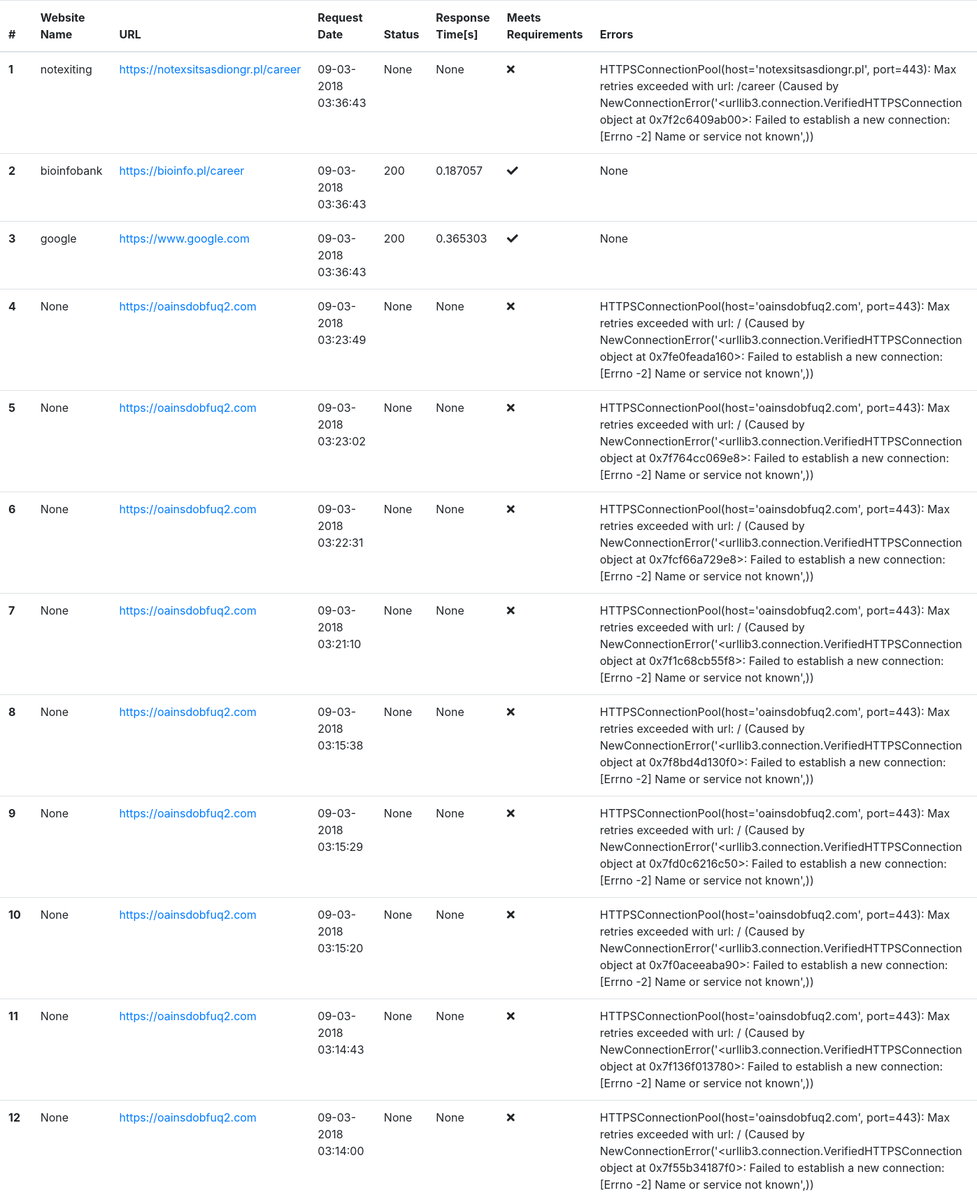
The page / (upper part) on the database its author committed.
### tables this page shows
CREATE TABLE "website_checks" (
	`id`	INTEGER,
	`webname`	TEXT,
	`url`	TEXT,
	`request_time`	REAL,
	`status`	INTEGER,
	`response_time`	REAL,
	`requirements`	INTEGER,
	`error`	TEXT,
	PRIMARY KEY(id)
);

### web_app/app.py (the view)
@app.route('/', methods=['GET'])
def index():
    records = db_utils.get_all_records()
    records = sorted(records, key=lambda x: datetime.strptime(
        x[3], "%d-%m-%Y %H:%M:%S"), reverse=True)
    return render_template('index.html', records=records)

### website_monitor/db_utils.py (called while the page is built)
def get_connection():
    conn, cur = None, None
    path = os.path.join(os.path.dirname(os.path.abspath(__file__)), DB_NAME)
    try:
        conn = sqlite3.connect(path)
    except Exception as e:
        print("Error while making connection with DB: {}".format(e))
    if conn is not None:
        cur = conn.cursor()
    return (conn, cur)

def get_all_records():
    conn, cur = get_connection()
    try:
        cur.execute('''SELECT * FROM website_checks''')
        records = cur.fetchall()
    except Exception as e:
        print("Error while getting all records: {}".format(e))
    finally:
        conn.close()
    return records

### web_app/templates/index.html (shortened to what this page needs)
<!DOCTYPE html>
<html lang="en">
<head>
    <link rel="stylesheet" href="https://maxcdn.bootstrapcdn.com/bootstrap/4.0.0/css/bootstrap.min.css">
    <link href="https://use.fontawesome.com/releases/v5.0.8/css/all.css" rel="stylesheet">
</head>
<body>
<table class="table table-hover">
  <thead>
    <tr>
      <th scope="col">#</th>
      <th scope="col">Website Name</th>
      <th scope="col">URL</th>
      <th scope="col">Request Date</th>
      <th scope="col">Status</th>
      <th scope="col">Response Time[s]</th>
      <th scope="col">Meets Requirements</th>
      <th scope="col">Errors</th>
    </tr>
  </thead>
  <tbody>
      {% for record in records %}
        <tr>
          <th scope="row">{{ loop.index }}</th>
          <td>{{ record[1] }}</td>
          <td><a href="{{record[2]}}">{{ record[2] }}</a></td>
          <td>{{ record[3] }}</td>
          <td>{{ record[4] }}</td>
          <td>{{ record[5] }}</td>
          <td>{% if record[6] %}<i class="fas fa-check"></i> {% else %}<i class="fas fa-times"></i>{% endif %}</td>
          <td>{{ record[7] }}</td>
        </tr>
      {% endfor %}
  </tbody>
</table>
</body>
</html>

### rows shown on the page
website_checks: webname "notexiting", url "https://notexsitsasdiongr.pl/career", request_time "09-03-2018 03:36:43", record "None", error "HTTPSConnectionPool(host='notexsitsasdiongr.pl', port=443): Max retries exceeded with url: /career (Caused by NewConnectionError('<urllib3.connection.VerifiedHTTPSConnection object at 0x7f2c6409ab00>: Failed to establish a new connection: [Errno -2] Name or service not known',))"
website_checks: webname "bioinfobank", url "https://bioinfo.pl/career", request_time "09-03-2018 03:36:43", status "200", response_time "0.187057", requirements 1 (drawn), record "None"
website_checks: webname "google", url "https://www.google.com", request_time "09-03-2018 03:36:43", status "200", response_time "0.365303", requirements 1 (drawn), record "None"
website_checks: record "None", url "https://oainsdobfuq2.com", request_time "09-03-2018 03:23:49", error "HTTPSConnectionPool(host='oainsdobfuq2.com', port=443): Max retries exceeded with url: / (Caused by NewConnectionError('<urllib3.connection.VerifiedHTTPSConnection object at 0x7fe0feada160>: Failed to establish a new connection: [Errno -2] Name or service not known',))"
website_checks: record "None", url "https://oainsdobfuq2.com", request_time "09-03-2018 03:23:02", error "HTTPSConnectionPool(host='oainsdobfuq2.com', port=443): Max retries exceeded with url: / (Caused by NewConnectionError('<urllib3.connection.VerifiedHTTPSConnection object at 0x7f764cc069e8>: Failed to establish a new connection: [Errno -2] Name or service not known',))"
website_checks: record "None", url "https://oainsdobfuq2.com", request_time "09-03-2018 03:22:31", error "HTTPSConnectionPool(host='oainsdobfuq2.com', port=443): Max retries exceeded with url: / (Caused by NewConnectionError('<urllib3.connection.VerifiedHTTPSConnection object at 0x7fcf66a729e8>: Failed to establish a new connection: [Errno -2] Name or service not known',))"
website_checks: record "None", url "https://oainsdobfuq2.com", request_time "09-03-2018 03:21:10", error "HTTPSConnectionPool(host='oainsdobfuq2.com', port=443): Max retries exceeded with url: / (Caused by NewConnectionError('<urllib3.connection.VerifiedHTTPSConnection object at 0x7f1c68cb55f8>: Failed to establish a new connection: [Errno -2] Name or service not known',))"
website_checks: record "None", url "https://oainsdobfuq2.com", request_time "09-03-2018 03:15:38", error "HTTPSConnectionPool(host='oainsdobfuq2.com', port=443): Max retries exceeded with url: / (Caused by NewConnectionError('<urllib3.connection.VerifiedHTTPSConnection object at 0x7f8bd4d130f0>: Failed to establish a new connection: [Errno -2] Name or service not known',))"
website_checks: record "None", url "https://oainsdobfuq2.com", request_time "09-03-2018 03:15:29", error "HTTPSConnectionPool(host='oainsdobfuq2.com', port=443): Max retries exceeded with url: / (Caused by NewConnectionError('<urllib3.connection.VerifiedHTTPSConnection object at 0x7fd0c6216c50>: Failed to establish a new connection: [Errno -2] Name or service not known',))"
website_checks: record "None", url "https://oainsdobfuq2.com", request_time "09-03-2018 03:15:20", error "HTTPSConnectionPool(host='oainsdobfuq2.com', port=443): Max retries exceeded with url: / (Caused by NewConnectionError('<urllib3.connection.VerifiedHTTPSConnection object at 0x7f0aceeaba90>: Failed to establish a new connection: [Errno -2] Name or service not known',))"
website_checks: record "None", url "https://oainsdobfuq2.com", request_time "09-03-2018 03:14:43", error "HTTPSConnectionPool(host='oainsdobfuq2.com', port=443): Max retries exceeded with url: / (Caused by NewConnectionError('<urllib3.connection.VerifiedHTTPSConnection object at 0x7f136f013780>: Failed to establish a new connection: [Errno -2] Name or service not known',))"
website_checks: record "None", url "https://oainsdobfuq2.com", request_time "09-03-2018 03:14:00", error "HTTPSConnectionPool(host='oainsdobfuq2.com', port=443): Max retries exceeded with url: / (Caused by NewConnectionError('<urllib3.connection.VerifiedHTTPSConnection object at 0x7f55b34187f0>: Failed to establish a new connection: [Errno -2] Name or service not known',))"
